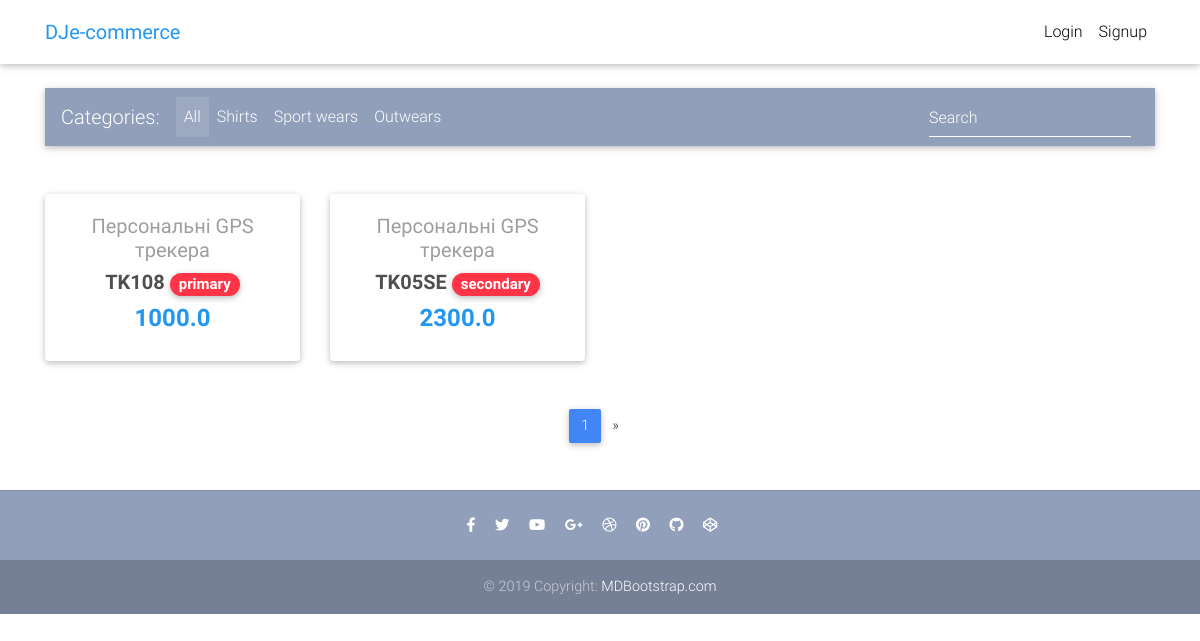
The page / on the database its author committed.
### core/models.py (models this page shows, shortened)
class Item(models.Model):
    title = models.CharField(max_length=100)
    price = models.FloatField()
    discount_price = models.FloatField(blank=True, null=True)
    category = models.CharField(choices=CATEGORY_CHOICES, max_length=3)
    label = models.CharField(choices=LABEL_CHOICES, max_length=1)
    slug = models.SlugField()
    description = models.TextField()
    def get_absolute_url(self):
        return reverse("core:product", kwargs={
            'slug': self.slug
        })

### core/views.py (the view)
# urls.py: path('', HomeView.as_view(), name='home'),
class HomeView(ListView):
    model = Item
    paginate_by = 2
    template_name = "home.html"

### core/templates/home.html (shortened to what this page needs)
{% extends "base.html" %}
{% load static %}
{% block content %}
  <main>
    <div class="container">
      <nav class="navbar navbar-expand-lg navbar-dark mdb-color lighten-3 mt-3 mb-5">
        <span class="navbar-brand">Categories:</span>
        <div class="collapse navbar-collapse" id="basicExampleNav">
          <ul class="navbar-nav mr-auto">
            <li class="nav-item active">
              <a class="nav-link" href="#">All
              </a>
            </li>
            <li class="nav-item">
              <a class="nav-link" href="#">Shirts</a>
            </li>
            <li class="nav-item">
              <a class="nav-link" href="#">Sport wears</a>
            </li>
            <li class="nav-item">
              <a class="nav-link" href="#">Outwears</a>
            </li>
          </ul>
          <form class="form-inline">
            <div class="md-form my-0">
              <input class="form-control mr-sm-2" type="text" placeholder="Search" aria-label="Search">
            </div>
          </form>
        </div>
      </nav>
      <section class="text-center mb-4">
        <div class="row wow fadeIn">
          {%for item in object_list%}
          <div class="col-lg-3 col-md-6 mb-4">
            <div class="card">
              <div class="card-body text-center">
                <a href="" class="grey-text">
                  <h5>{{item.get_category_display}}</h5>
                </a>
                <h5>
                  <strong>
                    <a href="{{item.get_absolute_url}}" class="dark-grey-text">{{item.title}}
                      <span class="badge badge-pill danger-color">{{item.get_label_display}}</span>
                    </a>
                  </strong>
                </h5>
                <h4 class="font-weight-bold blue-text">
                  <strong>
                    {% if item.discount_price %}
                    {{item.discount_price}}
                    {% else %}
                    {{item.price}}
                    {% endif %}
                  </strong>
                </h4>
              </div>
            </div>
          </div>
          {%endfor%}
        </div>
    </section>
      {% if is_paginated %}
      <nav class="d-flex justify-content-center wow fadeIn">
        <ul class="pagination pg-blue">
          <li class="page-item active">
            <a class="page-link" href="?page={{ page_obj.number }}">{{ page_obj.number }}
            </a>
          </li>
          {% if page_obj.has_next %}
          <li class="page-item">
            <a class="page-link" href="?page={{ page_obj.next_page_number }}" aria-label="Next">
              <span aria-hidden="true">&raquo;</span>
            </a>
          </li>
          {% endif %}
        </ul>
      </nav>
      {% endif %}
    </div>
  </main>
{% endblock content %}

### core/templates/base.html (style rules this page uses)
html, body, header, .carousel { height: 60vh; }

### rows shown on the page
Item: category "Персональні GPS трекера", title "TK108", label "primary", discount_price "1000.0"
Item: category "Персональні GPS трекера", title "TK05SE", label "secondary", price "2300.0"

### other values the page prints
{{ page_obj.number }} "1"
